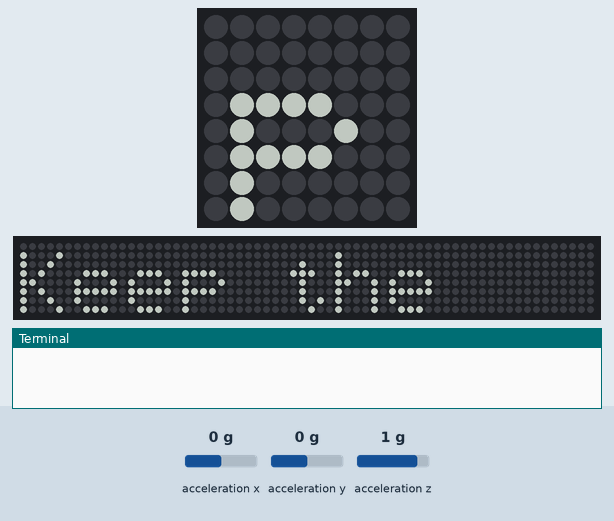
Bench run of a program on a simulated Raspberry Pi (BCM pin numbers) with a Sense HAT. Shown: the Sense HAT's 8×8 RGB LED matrix, a strip that is not on the board, showing the scrolling text unrolled, the last lines printed to the terminal. The test bench sets the inputs (shaded band); at power-on: acceleration y 0 g, acceleration x 0 g, acceleration z 1 g. Dim RGB values are drawn brighter than linear; random numbers come from a fixed seed; the 64×8 strip is a reading aid, not a part: it shows the text the matrix is scrolling, unrolled, one strip-width of it at a time. At 19.9 s the program stops and its outputs stay as they are.

Above: at 1.29 s.
1.3 s: acceleration y set to -1.4 g
At 11.8 s:
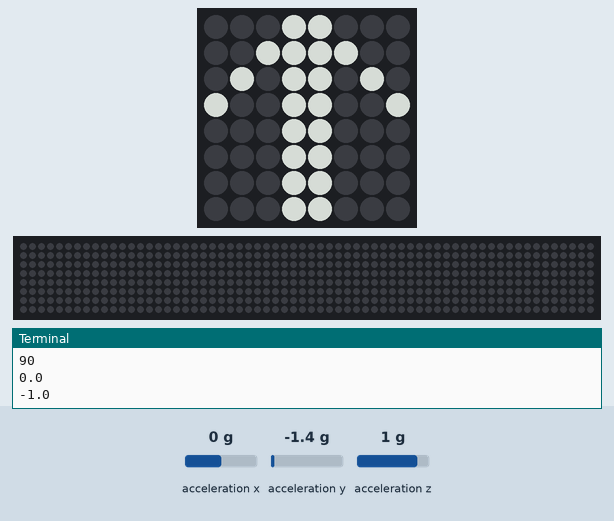
At 20.3 s:
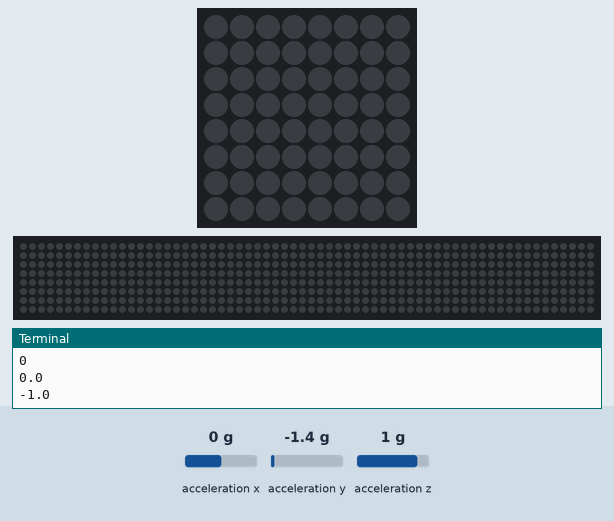

The program:

reaction_game.py
```python
from sense_hat import SenseHat
import time
import random

sense = SenseHat()

# set up the colours (white, green, red, empty)

w = [150, 150, 150]
g = [0, 255, 0]
r = [255, 0, 0]
e = [0, 0, 0]

# create images for three different coloured arrows

arrow = [
e,e,e,w,w,e,e,e,
e,e,w,w,w,w,e,e,
e,w,e,w,w,e,w,e,
w,e,e,w,w,e,e,w,
e,e,e,w,w,e,e,e,
e,e,e,w,w,e,e,e,
e,e,e,w,w,e,e,e,
e,e,e,w,w,e,e,e
]

arrow_red = [
e,e,e,r,r,e,e,e,
e,e,r,r,r,r,e,e,
e,r,e,r,r,e,r,e,
r,e,e,r,r,e,e,r,
e,e,e,r,r,e,e,e,
e,e,e,r,r,e,e,e,
e,e,e,r,r,e,e,e,
e,e,e,r,r,e,e,e
]

arrow_green = [
e,e,e,g,g,e,e,e,
e,e,g,g,g,g,e,e,
e,g,e,g,g,e,g,e,
g,e,e,g,g,e,e,g,
e,e,e,g,g,e,e,e,
e,e,e,g,g,e,e,e,
e,e,e,g,g,e,e,e,
e,e,e,g,g,e,e,e
]

pause = 3
score = 0
angle = 0
play = True

sense.show_message("Keep the arrow pointing up", scroll_speed=0.05, text_colour=[100,100,100])

while play:
    last_angle = angle
    while angle == last_angle:
        angle = random.choice([0, 90, 180, 270])
    sense.set_rotation(angle)
    sense.set_pixels(arrow)
    time.sleep(pause)

    x, y, z = sense.get_accelerometer_raw().values()
    x = round(x, 0)
    y = round(y, 0)

    print(angle)
    print(x)
    print(y)

    if x == -1 and angle == 180:
        sense.set_pixels(arrow_green)
        score += 1
    elif x == 1 and angle == 0:
      sense.set_pixels(arrow_green)
      score += 1
    elif y == -1 and angle == 90:
      sense.set_pixels(arrow_green)
      score += 1
    elif y == 1 and angle == 270:
      sense.set_pixels(arrow_green)
      score += 1
    else:
      sense.set_pixels(arrow_red)
      play = False

    pause = pause * 0.95
    time.sleep(0.5)

msg = "Your score was %s" % score
sense.show_message(msg, scroll_speed=0.05, text_colour=[100, 100, 100])
```

Measured:
- what the display in image 1 shows lasts 2.9 s, from 11.4 s to 14.3 s
